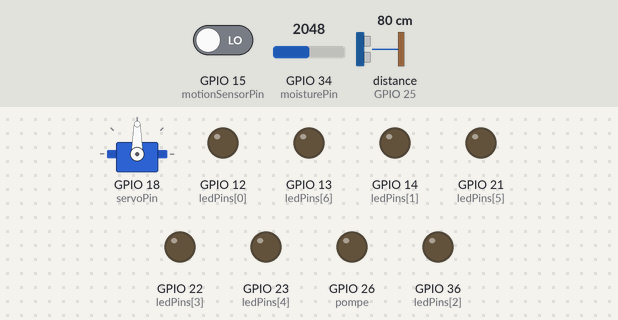
A sketch run on a simulated ESP32. Shown: servo, output pins drawn as LEDs (lit = HIGH). Wiring (inferred from the names in the program): ultrasonic range finder: trigger GPIO 27; echo GPIO 25. The inputs (shaded band) are chosen by the test bench; at power-on: GPIO 34 (moisturePin) = 2048, GPIO 15 (motionSensorPin) LOW, distance to the obstacle (sensor on GPIO 25) 80 cm. The echo pulse lasts 58.3 µs per cm; WiFi joins after 1.5 s; servers stay silent unless stated; pins used as bus, display or sensor lines are not drawn; what the sketch prints to the serial monitor is not drawn.

Above: at 3.2 s.
3.3 s: GPIO 34 (moisturePin) set to 2501
5.3 s: GPIO 34 (moisturePin) set to 2624
At 7.4 s:
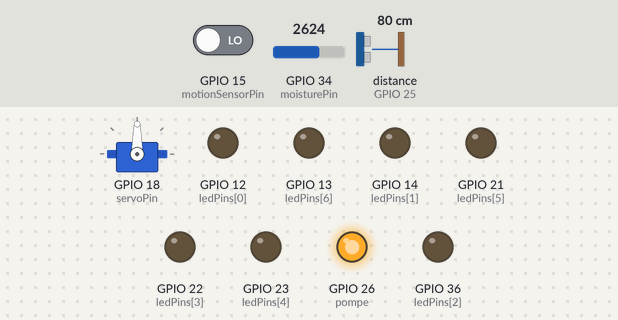
8.5 s: GPIO 15 (motionSensorPin) driven HIGH
At 10.7 s:
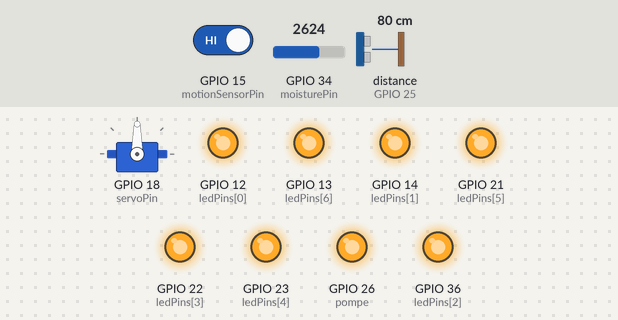
11.0 s: distance to the obstacle (sensor on GPIO 25) set to 13 cm
16.3 s: distance to the obstacle (sensor on GPIO 25) set to 10 cm
18.3 s: GPIO 34 (moisturePin) set to 1228
At 23.3 s:
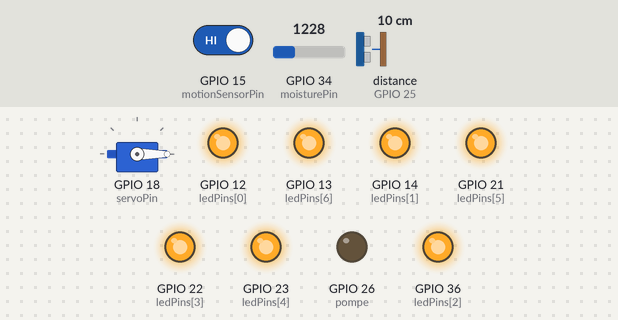
At 24.3 s:
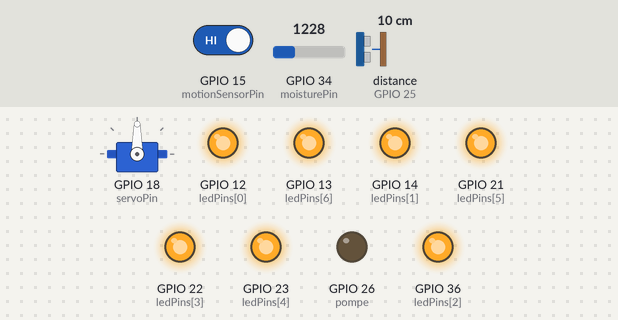
Timing chart, 0 to 24.6 s (numbered marks = the images above; inputs shaded):
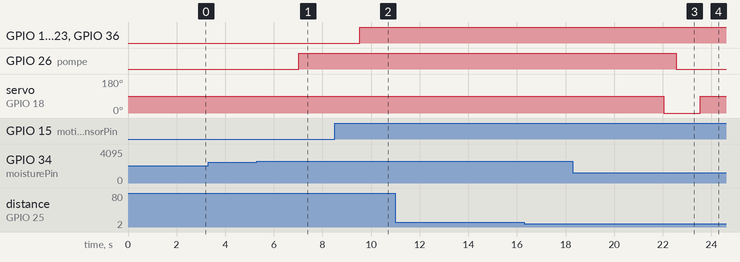

The sketch:

smartgarden.ino
```cpp
#include <ESP32Servo.h>
#include <WiFi.h>
#include <WiFiClient.h>
#include <WebServer.h>

#define moisturePin 34
#define pompe 26
#include <Arduino.h>

// Broches des LEDs
const int ledPins[] = {12, 14, 36,22,23,21,13};
const int numLeds = sizeof(ledPins) / sizeof(ledPins[0]);

// Broche du capteur de mouvement
const int motionSensorPin = 15;

// Durée d'allumage des LEDs en millisecondes
const unsigned long ledDuration = 5000;

// Variables de gestion du mouvement
bool isMotionDetected = false;
unsigned long lastMotionTime = 0;


const char* ssid = "Galaxy A52A1A4";
const char* password = "sirine1234";
WebServer server(80);

int trigPin1 = 27;
int echoPin1 = 25;
int trigPin2 = 33;
int echoPin2 = 32;
int servoPin = 18;

int maxDistance =11 ;
Servo myservo;
int moistureThreshold = 50; // moisture level threshold for watering

//int sensorValue = analogRead(34);
//int humidity = map(sensorValue,1040, 4095, 100, 0);
void setup() {
  Serial.begin(115200);
   // Configuration des broches des LEDs en sortie
  for (int i = 0; i < numLeds; i++) {
    pinMode(ledPins[i], OUTPUT);
  }

  // Configuration de la broche du capteur de mouvement en entrée
  pinMode(motionSensorPin, INPUT);

  // Initialisation du dernier temps de mouvement
  lastMotionTime = millis();
  pinMode(trigPin1, OUTPUT);
  pinMode(echoPin1, INPUT);
  pinMode(trigPin2, OUTPUT);
  pinMode(echoPin2, INPUT);
  pinMode(servoPin, OUTPUT);
  myservo.attach(servoPin);

  pinMode(moisturePin, INPUT);
  pinMode(pompe, OUTPUT);
  //digitalWrite(RELAY_PIN, LOW);//pompe off

  WiFi.begin(ssid, password);
  while (WiFi.status() != WL_CONNECTED) {
    delay(1000);
    Serial.println("Connecting to WiFi...");
  }
  Serial.println("Connected to WiFi");
  Serial.print("IP address: ");
  Serial.println(WiFi.localIP());


  server.on("/", []() {
   int distance2 = getDistance(trigPin2, echoPin2);
  int percent = map(distance2, 0, maxDistance, 100, 0);
  String gauge = "<div style='background-color: #e6e6e6; width: 100px; height: 20px; text-align:center;'><div style='background-color: #4CAF50; width: "
  + String(percent) + "%; height: 20px; margin-top:10px;'></div><p style='margin-top:5px;'>Level Bin : " + String(percent) + "%</p></div>";

// convert the sensor value to a percentage

int sensorValue = analogRead(34);
 int humidity = map(sensorValue ,1040, 4095, 100, 0);

String moisture_gauge = "<div style='background-color: #FFFF00; width: 50px; height: 20px; text-align:center;'><div style='background-color: #4CAF50; width: " + String(humidity) + "%; height: 20px; margin-top:100px;'></div><p style='margin-top:10px;'>humidity: " + String(humidity) + "%</p></div>";

server.send(200, "text/html", gauge + moisture_gauge);

  });

  server.begin();
}

void loop() {
   // Vérifier si un mouvement est détecté
  if (digitalRead(motionSensorPin) == HIGH) {
    isMotionDetected = true;
    lastMotionTime = millis();
  }

  // Allumer les LEDs si un mouvement est détecté et respecter la durée d'allumage
  if (isMotionDetected && (millis() - lastMotionTime) < ledDuration) {
    for (int i = 0; i < numLeds; i++) {
      digitalWrite(ledPins[i], HIGH);
    }
  } else {
    // Éteindre les LEDs si la durée d'allumage est écoulée ou si aucun mouvement n'est détecté
    for (int i = 0; i < numLeds; i++) {
      digitalWrite(ledPins[i], LOW);
    }
    isMotionDetected = false;
  }
  int distance1 = getDistance(trigPin1, echoPin1);
  if (distance1 <= 10) {
    myservo.write(90);
    delay(5000);
    myservo.write(0);}
       //read the humidity from the sensor
  // convert the sensor value to a percentage
   // humidity = map(humidity, 0, 4095, 0, 100);
   //print the humidity to the serial port
 // Serial.print("Humidity: ");
 // Serial.print(humidity);
  //Serial.println("%");

  int sensorValue = analogRead(34);  // Read the analog value from sensor
  int humidity = map(sensorValue,1040, 4095, 100, 0);// map the 10-bit data to 8-bit data_
  Serial.println("humidity: ");
  Serial.print(humidity);

  delay(500);

  // check if the humidity is below the threshold
  if (humidity <= moistureThreshold) {
  digitalWrite(pompe, HIGH);  } // activer la pompe
 // Serial.println("pump on");
 // delay(20000); }// attendre la durée de l'activation
  else {
  digitalWrite(pompe, LOW); // désactiver la pompe
   //Serial.println("pump off");
  //delay(3000); // attendre une seconde avant de recommencer
  }
  delay(1000);

//Serial.println("pause");
//delay(600000); // pause 10mns le temps que l'eau se diffuse autour du capteur
//delay(10000); // pause

server.handleClient();}

int getDistance(int trigPin, int echoPin) {
  digitalWrite(trigPin, LOW);
  delayMicroseconds(2);
  digitalWrite(trigPin, HIGH);
  delayMicroseconds(10);
  digitalWrite(trigPin, LOW);
  long duration = pulseIn(echoPin, HIGH);
  int distance = duration * 0.034 / 2;
  return distance;
}
```

Measured:
- the behaviour switches between 2567 and 2568 on GPIO 34 (moisturePin) (found by bisection; images 0 and 1)
- after the input at 3.3 s, every drawn part: stays the same
- after the input at 5.3 s, GPIO 26 (pompe): LOW → HIGH after 1.7 s
- after the input at 8.5 s, GPIO 12 (ledPins[0]), GPIO 13 (ledPins[6]), GPIO 14 (ledPins[1]), GPIO 21 (ledPins[5]), GPIO 22 (ledPins[3]), GPIO 23 (ledPins[4]), GPIO 36 (ledPins[2]): LOW → HIGH after 1.0 s
- after the input at 11.0 s, every drawn part: stays the same
- after the input at 16.3 s, every drawn part: stays the same
- after the input at 18.3 s, GPIO 26 (pompe): HIGH → LOW after 4.2 s
